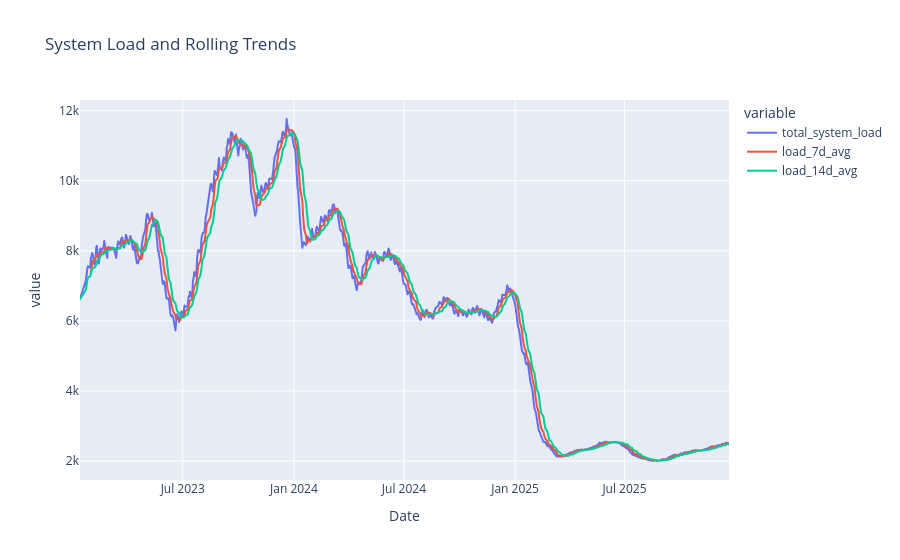

The notebook cell saved with this chart:
### Code cell
import plotly.express as px

fig = px.line(
    df,
    x="Date",
    y=[
        "total_system_load",
        "load_7d_avg",
        "load_14d_avg"
    ],
    title="System Load and Rolling Trends"
)

fig.show()

### Figure 1 — Plotly figure (JSON) as saved in the notebook; plotly's stock layout.template omitted (floating-point values rounded to 4 significant figures; data arrays with more than 128 entries replaced by an {"elided": "..."} marker saying what was removed)
{"data": [{"hovertemplate": "variable=total_system_load<br>Date=%{x}<br>value=%{y}<extra></extra>", "legendgroup": "total_system_load", "line": {"color": "#636efa", "dash": "solid"}, "marker": {"symbol": "circle"}, "mode": "lines", "name": "total_system_load", "showlegend": true, "type": "scattergl", "x": {"elided": "720 str values"}, "xaxis": "x", "y": {"elided": "720 float values"}, "yaxis": "y"}, {"hovertemplate": "variable=load_7d_avg<br>Date=%{x}<br>value=%{y}<extra></extra>", "legendgroup": "load_7d_avg", "line": {"color": "#EF553B", "dash": "solid"}, "marker": {"symbol": "circle"}, "mode": "lines", "name": "load_7d_avg", "showlegend": true, "type": "scattergl", "x": {"elided": "720 str values"}, "xaxis": "x", "y": {"elided": "720 float values"}, "yaxis": "y"}, {"hovertemplate": "variable=load_14d_avg<br>Date=%{x}<br>value=%{y}<extra></extra>", "legendgroup": "load_14d_avg", "line": {"color": "#00cc96", "dash": "solid"}, "marker": {"symbol": "circle"}, "mode": "lines", "name": "load_14d_avg", "showlegend": true, "type": "scattergl", "x": {"elided": "720 str values"}, "xaxis": "x", "y": {"elided": "720 float values"}, "yaxis": "y"}], "layout": {"legend": {"title": {"text": "variable"}, "tracegroupgap": 0}, "title": {"text": "System Load and Rolling Trends"}, "xaxis": {"anchor": "y", "domain": [0, 1], "title": {"text": "Date"}}, "yaxis": {"anchor": "x", "domain": [0, 1], "title": {"text": "value"}}}}
